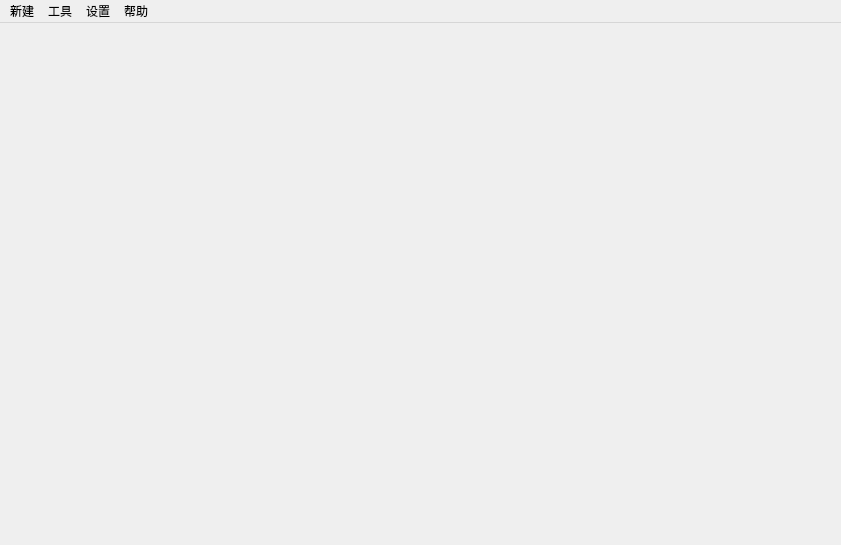
<?xml version="1.0" encoding="UTF-8"?>
<ui version="4.0">
 <class>MainWindow</class>
 <widget class="QMainWindow" name="MainWindow">
  <property name="geometry">
   <rect>
    <x>0</x>
    <y>0</y>
    <width>841</width>
    <height>545</height>
   </rect>
  </property>
  <property name="windowTitle">
   <string>MainWindow</string>
  </property>
  <widget class="QWidget" name="centralwidget">
   <property name="contextMenuPolicy">
    <enum>Qt::CustomContextMenu</enum>
   </property>
   <layout class="QGridLayout" name="gridLayout">
    <property name="leftMargin">
     <number>0</number>
    </property>
    <property name="topMargin">
     <number>0</number>
    </property>
    <property name="rightMargin">
     <number>0</number>
    </property>
    <property name="bottomMargin">
     <number>0</number>
    </property>
    <property name="spacing">
     <number>0</number>
    </property>
    <item row="0" column="0">
     <widget class="WidgetNetwrokObjectView" name="widgetSocketView" native="true">
      <property name="sizePolicy">
       <sizepolicy hsizetype="Preferred" vsizetype="Preferred">
        <horstretch>0</horstretch>
        <verstretch>0</verstretch>
       </sizepolicy>
      </property>
      <property name="maximumSize">
       <size>
        <width>16777215</width>
        <height>16777215</height>
       </size>
      </property>
     </widget>
    </item>
    <item row="0" column="1">
     <widget class="WidgetPageContainer" name="tpContainer" native="true">
      <property name="sizePolicy">
       <sizepolicy hsizetype="Expanding" vsizetype="Preferred">
        <horstretch>0</horstretch>
        <verstretch>0</verstretch>
       </sizepolicy>
      </property>
      <property name="sizeIncrement">
       <size>
        <width>0</width>
        <height>0</height>
       </size>
      </property>
      <property name="focusPolicy">
       <enum>Qt::StrongFocus</enum>
      </property>
      <property name="contextMenuPolicy">
       <enum>Qt::CustomContextMenu</enum>
      </property>
      <property name="styleSheet">
       <string notr="true"/>
      </property>
     </widget>
    </item>
   </layout>
  </widget>
  <widget class="QMenuBar" name="menubar">
   <property name="geometry">
    <rect>
     <x>0</x>
     <y>0</y>
     <width>841</width>
     <height>20</height>
    </rect>
   </property>
   <widget class="QMenu" name="menuNew">
    <property name="title">
     <string>新建</string>
    </property>
    <addaction name="actionAddTcpServer"/>
    <addaction name="actionAddTcpClient"/>
    <addaction name="actionAddUdpServer"/>
    <addaction name="actionAddUdpClient"/>
    <addaction name="actionAddUDPBroadcast"/>
   </widget>
   <widget class="QMenu" name="menuTool">
    <property name="title">
     <string>帮助</string>
    </property>
    <addaction name="actionVersion"/>
   </widget>
   <widget class="QMenu" name="menuHelp">
    <property name="title">
     <string>工具</string>
    </property>
    <addaction name="actionJSONFormat"/>
    <addaction name="actionFormatPos"/>
   </widget>
   <widget class="QMenu" name="menuSetting">
    <property name="title">
     <string>设置</string>
    </property>
    <addaction name="actionSetting"/>
   </widget>
   <addaction name="menuNew"/>
   <addaction name="menuHelp"/>
   <addaction name="menuSetting"/>
   <addaction name="menuTool"/>
  </widget>
  <action name="actionAddTcpServer">
   <property name="text">
    <string>TCP 服务器</string>
   </property>
   <property name="toolTip">
    <string>TCP 服务器</string>
   </property>
  </action>
  <action name="actionAddTcpClient">
   <property name="text">
    <string>TCP 客户端</string>
   </property>
   <property name="toolTip">
    <string>TCP 客户端</string>
   </property>
  </action>
  <action name="actionVersion">
   <property name="text">
    <string>版本</string>
   </property>
   <property name="toolTip">
    <string>版本</string>
   </property>
  </action>
  <action name="actionAbout">
   <property name="text">
    <string>关于</string>
   </property>
   <property name="toolTip">
    <string>关于</string>
   </property>
  </action>
  <action name="actionAddUdpServer">
   <property name="text">
    <string>UDP 服务端</string>
   </property>
   <property name="toolTip">
    <string>新增 UDP 服务端</string>
   </property>
  </action>
  <action name="actionAddUdpClient">
   <property name="text">
    <string>UDP 客户端</string>
   </property>
   <property name="toolTip">
    <string>新增 UDP 客户端</string>
   </property>
  </action>
  <action name="actionAddUDPBroadcast">
   <property name="text">
    <string>UDP 广播端</string>
   </property>
   <property name="toolTip">
    <string>UDP 广播端</string>
   </property>
  </action>
  <action name="actionJSONFormat">
   <property name="text">
    <string>JSON 格式化</string>
   </property>
   <property name="toolTip">
    <string>JSON 格式化</string>
   </property>
  </action>
  <action name="actionSetting">
   <property name="text">
    <string>基础设置</string>
   </property>
   <property name="toolTip">
    <string>基础设置</string>
   </property>
  </action>
  <action name="actionFormatPos">
   <property name="text">
    <string>经纬度格式转换</string>
   </property>
   <property name="toolTip">
    <string>经纬度格式转换</string>
   </property>
  </action>
 </widget>
 <customwidgets>
  <customwidget>
   <class>WidgetNetwrokObjectView</class>
   <extends>QWidget</extends>
   <header>WIdget/widgetnetwrokobjectview.h</header>
   <container>1</container>
  </customwidget>
  <customwidget>
   <class>WidgetPageContainer</class>
   <extends>QWidget</extends>
   <header>Widget/widgetpagecontainer.h</header>
   <container>1</container>
  </customwidget>
 </customwidgets>
 <resources/>
 <connections/>
</ui>
